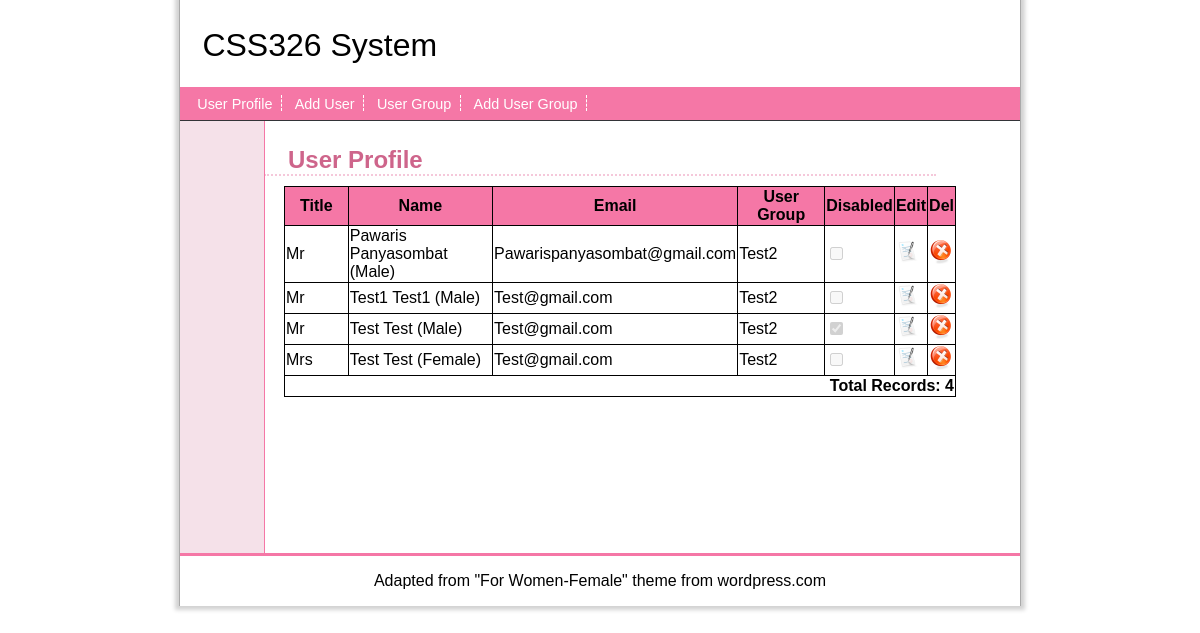
Screenshot of /user.php with the database file from the repository.
### tables this page shows
CREATE TABLE `USER` (
  `USER_ID` int NOT NULL,
  `USER_TITLE` int DEFAULT NULL,
  `USER_FNAME` varchar(50) DEFAULT NULL,
  `USER_LNAME` varchar(50) DEFAULT NULL,
  `USER_GENDER` int DEFAULT NULL,
  `USER_EMAIL` varchar(50) DEFAULT NULL,
  `USER_NAME` varchar(25) DEFAULT NULL,
  `USER_PASSWD` varchar(25) DEFAULT NULL,
  `USER_GROUPID` int DEFAULT NULL,
  `DISABLE` int DEFAULT NULL
);

CREATE TABLE `TITLE` (
  `TITLE_ID` int NOT NULL,
  `TITLE_NAME` varchar(50) DEFAULT NULL
);

CREATE TABLE `GENDER` (
  `GENDER_ID` int NOT NULL,
  `GENDER_NAME` varchar(50) DEFAULT NULL
);

CREATE TABLE `USER_GROUP` (
  `USERGROUP_ID` int NOT NULL,
  `USERGROUP_CODE` varchar(50) DEFAULT NULL,
  `USERGROUP_NAME` varchar(50) DEFAULT NULL,
  `USERGROUP_REMARK` varchar(255) DEFAULT NULL,
  `USERGROUP_URL` varchar(50) DEFAULT NULL
);

### user.php (the view, shortened to what this page needs)
<?php
require_once 'connect.php';
?>
<!DOCTYPE html>
<html>
<head>
	<link rel="stylesheet" href="default.css">
</head>
<body>
	<div id="wrapper">
		<?php include 'header.php'; ?>
		<div id="div_main">
			<div id="div_left"></div>
			<div id="div_content" class="usergroup">
				<h2>User Profile</h2>
				<table>
					<col width="15%">
					<col width="30%">
					<col width="30%">
					<col width="20%">
					<col width="5%">
					<tr>
						<th>Title</th>
						<th>Name</th>
						<th>Email</th>
						<th>User Group</th>
						<th>Disabled</th>
						<th>Edit</th>
						<th>Del</th>
					</tr>
					<?php
					$q = "SELECT USER.*, TITLE.TITLE_NAME, GENDER.GENDER_NAME, USER_GROUP.USERGROUP_NAME
					      FROM USER
					      JOIN USER_GROUP ON USER.USER_GROUPID = USER_GROUP.USERGROUP_ID
					      JOIN TITLE ON USER.USER_TITLE = TITLE.TITLE_ID
					      JOIN GENDER ON USER.USER_GENDER = GENDER.GENDER_ID";
					$result = $mysqli->query($q);
					if (!$result) {
						echo "Error fetching users: {$mysqli->error}";
					} else {
						while ($row = $result->fetch_array()) { ?>
							<tr>
								<td><?php echo $row['TITLE_NAME']; ?></td>
								<td><?php echo $row['USER_FNAME'] . " " . $row['USER_LNAME']; ?> (<?php echo $row['GENDER_NAME']; ?>)</td>
								<td><?php echo $row['USER_EMAIL']; ?></td>
								<td><?php echo $row['USERGROUP_NAME']; ?></td>
								<td><input type='checkbox' <?php if ($row['DISABLE']) echo "CHECKED"; ?> disabled></td>
								<td>
									<a href="edit_user.php?id=<?php echo $row['USER_ID']; ?>">
										<img src="images/Modify.png" width="24" height="24" alt="Edit">
									</a>
								</td>
								<td>
									<a href="delinfo.php?userid=<?php echo $row['USER_ID']; ?>">
										<img src="images/Delete.png" width="24" height="24" alt="Delete">
									</a>
								</td>
							</tr>
						<?php }
						?>
						<tr>
							<td colspan="7" style="text-align: right; font-weight: bold;">
								<?php
								$totalRecords = $result->num_rows;
								echo "Total Records: $totalRecords";
								?>
							</td>
						</tr>
					<?php } ?>
				</table>
			</div>
		</div>
		<div id="div_footer"></div>
	</div>
</body>
</html>

### header.php
<?php
echo
'<div id="div_header">
CSS326 System
</div>
<div id="div_subhead">
<ul id="menu">
    <li><a href="user.php">User Profile</a></li>
    <li><a href="add_user.php">Add User</a></li>
    <li><a href="group.php">User Group</a></li>
    <li><a href="add_group.php">Add User Group</a></li>
</ul>
</div>';
?>

### default.css (style rules this page uses)
body { font-family:sans-serif; margin:0px; }
div#div_main { position:relative; }
div#div_header { font-size: 2em; padding:0.7em; background-color: white; color:black; }
div#div_subhead { background-color:#F577A6; border-bottom: 1px solid #333438; }
div#div_left { position:absolute; top:0px; left:0px; bottom:0px; width:10%; background-color:#F5E1E9; border-right: 1px solid #F577A6; }
div#div_content { background-color:white; width:80%; margin-left:10%; padding:1em 0em; min-height: 400px; }
div#div_footer { border-top: 3px solid #F577A6; text-align:center; padding:1em; }
div#div_footer:after { content: 'Adapted from "For Women-Female" theme from wordpress.com'; }
ul#menu { list-style-type: none; font-size:0.9em; margin:0; padding:0.6em; }
#menu li { text-align:center; display:inline; border-right: 1px dashed white; }
#menu a { font-family: Verdana, sans-serif; padding:0.6em; color:white; }
#menu a:link, #menu a:visited { text-decoration: none; }
h2 { color: #CE658B; margin-top:0.4em; margin-bottom:0.4em; padding-left: 1em; border-bottom:2px dotted #F5C8DA; }
.usergroup th { border: 1px solid black; background-color: #F577A6; }
.usergroup td { border: 1px solid black; }
.usergroup table { border-collapse: collapse; margin-left: 20px; width: 100%; }

### rows the page displays
user: USER_TITLE.TITLE_NAME "Mr", USER_FNAME "Pawaris", USER_LNAME "Panyasombat", USER_GENDER.GENDER_NAME "Male", USER_EMAIL "Pawarispanyasombat@gmail.com", USER_GROUPID.USERGROUP_NAME "Test2"
user: USER_TITLE.TITLE_NAME "Mr", USER_FNAME "Test1", USER_LNAME "Test1", USER_GENDER.GENDER_NAME "Male", USER_EMAIL "Test@gmail.com", USER_GROUPID.USERGROUP_NAME "Test2"
user: USER_TITLE.TITLE_NAME "Mr", USER_FNAME "Test", USER_LNAME "Test", USER_GENDER.GENDER_NAME "Male", USER_EMAIL "Test@gmail.com", USER_GROUPID.USERGROUP_NAME "Test2", DISABLE "☑"
user: USER_TITLE.TITLE_NAME "Mrs", USER_FNAME "Test", USER_LNAME "Test", USER_GENDER.GENDER_NAME "Female", USER_EMAIL "Test@gmail.com", USER_GROUPID.USERGROUP_NAME "Test2"

### other values shown
$totalRecords "4"
